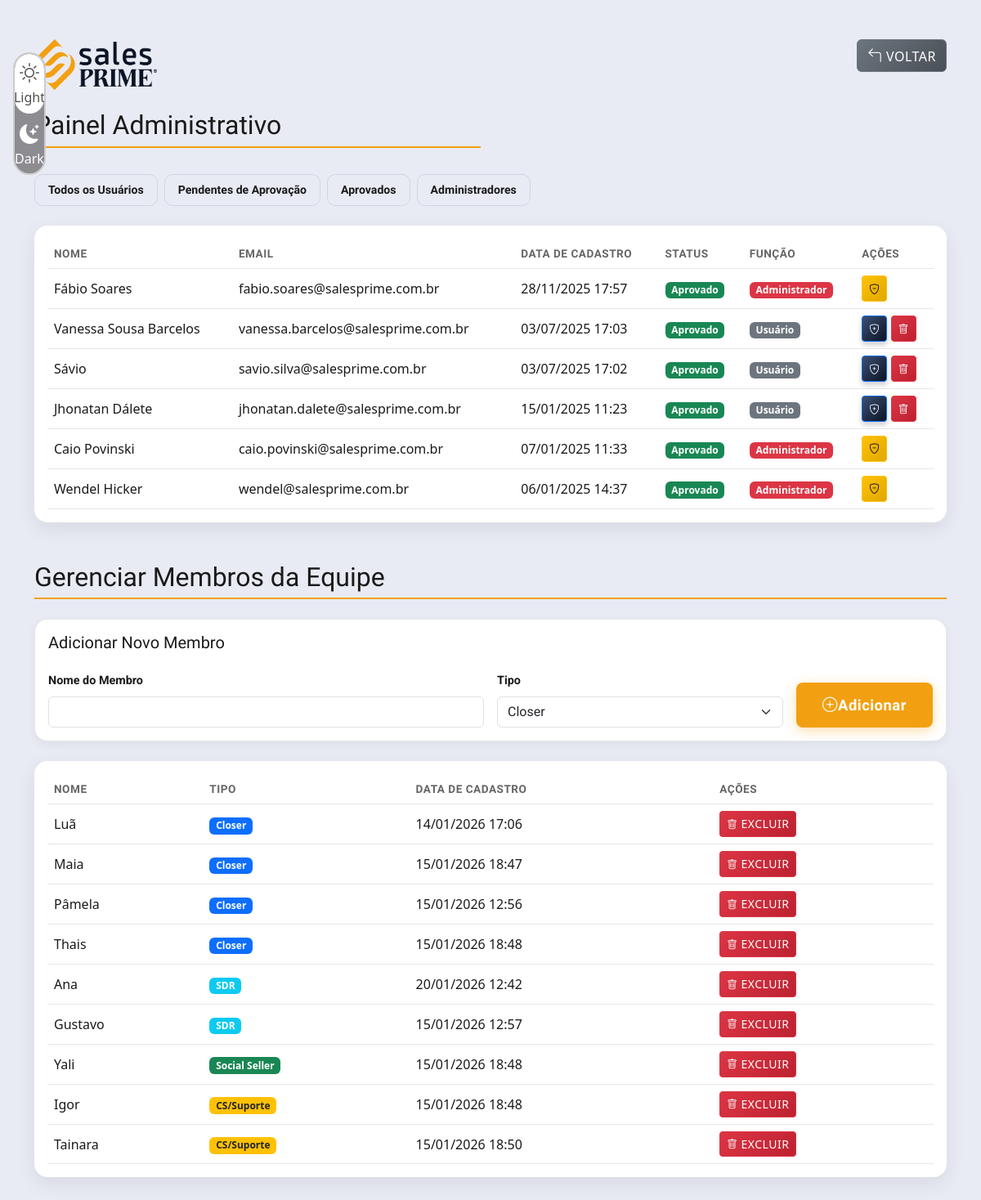
Screenshot of /admin.php (signed in) with the database file from the repository.
### tables this page shows
CREATE TABLE `users` (
  `id` int(11) NOT NULL,
  `name` varchar(255) NOT NULL,
  `email` varchar(255) NOT NULL,
  `password` varchar(255) NOT NULL,
  `created_at` timestamp NOT NULL DEFAULT CURRENT_TIMESTAMP,
  `is_approved` tinyint(1) DEFAULT '0',
  `is_admin` tinyint(1) DEFAULT '0',
  `status` enum('pendente','aprovado') DEFAULT 'pendente',
  `reset_token` varchar(255) DEFAULT NULL,
  `reset_expires_at` datetime DEFAULT NULL
);

CREATE TABLE `team_members` (
  `id` int(11) NOT NULL,
  `name` varchar(255) NOT NULL,
  `type` enum('Closer','SDR','SocialSeller','CS') NOT NULL,
  `created_at` timestamp NOT NULL DEFAULT CURRENT_TIMESTAMP
);

### admin.php (the view, shortened to what this page needs)
<?php
require 'includes/db.php';
$filter = isset($_GET['filter']) ? $_GET['filter'] : 'all';
switch ($filter) {
    default:
        $stmt = $pdo->query("SELECT id, name, email, created_at, is_approved, is_admin FROM users ORDER BY created_at DESC");
        break;
}
$users = $stmt->fetchAll(PDO::FETCH_ASSOC);
$teamMembersStmt = $pdo->query("SELECT id, name, type, created_at FROM team_members ORDER BY type, name");
$teamMembers = $teamMembersStmt->fetchAll(PDO::FETCH_ASSOC);
?>
<!DOCTYPE html>
<html lang="pt-BR">
<head>
    <link rel="stylesheet" href="assets/css/base.css">
    <link rel="stylesheet" href="assets/css/componentes.css">
    <link rel="stylesheet" href="assets/css/utm-btn.css">
    <link rel="stylesheet" href="assets/css/theme-antigravity.css">
    <link rel="stylesheet" href="assets/css/tema.css">
    <link rel="stylesheet" href="assets/css/responsivo.css">
    <link href="https://cdn.jsdelivr.net/npm/bootstrap@5.3.0/dist/css/bootstrap.min.css" rel="stylesheet">
    <link rel="stylesheet" href="https://cdn.jsdelivr.net/npm/bootstrap-icons@1.11.3/font/bootstrap-icons.min.css">
</head>
<body class="theme-sales-prime">
    <div class="p-3 fixed-top mt-5" style="width: 10%;">
        <div id="themeSwitch" class="theme-switch-container light-active">
            <div class="theme-switch-bg"></div>
            <div class="theme-switch-option light-option active">
                <i class="bi bi-sun"></i>
                <span>Light</span>
            </div>
            <div class="theme-switch-option dark-option">
                <i class="bi bi-moon-stars-fill"></i>
                <span>Dark</span>
            </div>
        </div>
    </div>
    <div class="container mt-5">
        <div class="row mb-4">
            <div class="col">
                <img src="assets/images/logo-light.png" alt="Logo" class="img-fluid d-none" id="logo-light"
                    style="max-width: 150px;">
                <h2 class="mt-4">Painel Administrativo</h2>
            </div>
            <div class="col text-end">
                <a href="index.php" class="btn btn-secondary"><i class="bi bi-arrow-90deg-left"></i> Voltar</a>
            </div>
        </div>
        <div class="mb-4">
            <div class="d-flex gap-2" role="group">
                <a href="?filter=all" class="ag-btn-outline <?= $filter === 'all' ? 'active' : '' ?>">
                    Todos os Usuários
                </a>
                <a href="?filter=pending" class="ag-btn-outline <?= $filter === 'pending' ? 'active' : '' ?>">
                    Pendentes de Aprovação
                </a>
                <a href="?filter=approved" class="ag-btn-outline <?= $filter === 'approved' ? 'active' : '' ?>">
                    Aprovados
                </a>
                <a href="?filter=admins" class="ag-btn-outline <?= $filter === 'admins' ? 'active' : '' ?>">
                    Administradores
                </a>
            </div>
        </div>
        <?php if (empty($users)): ?>
            <div class="alert alert-info">Não há usuários para exibir com o filtro selecionado.</div>
        <?php else: ?>
            <div class="ag-table-wrapper p-3">
                <div class="table-responsive">
                    <table class="table table-hover mb-0">
                        <thead>
                            <tr>
                                <th>Nome</th>
                                <th>Email</th>
                                <th>Data de Cadastro</th>
                                <th>Status</th>
                                <th>Função</th>
                                <th>Ações</th>
                            </tr>
                        </thead>
                        <tbody>
                            <?php foreach ($users as $user): ?>
                                <tr>
                                    <td><?= htmlspecialchars($user['name']) ?></td>
                                    <td><?= htmlspecialchars($user['email']) ?></td>
                                    <td><?= date('d/m/Y H:i', strtotime($user['created_at'])) ?></td>
                                    <td>
                                        <?php if ($user['is_approved']): ?>
                                            <span class="badge bg-success">Aprovado</span>
                                        <?php else: ?>
                                            <span class="badge bg-warning text-dark">Pendente</span>
                                        <?php endif; ?>
                                    </td>
                                    <td>
                                        <?php if ($user['is_admin']): ?>
                                            <span class="badge bg-danger">Administrador</span>
                                        <?php else: ?>
                                            <span class="badge bg-secondary">Usuário</span>
                                        <?php endif; ?>
                                    </td>
                                    <td>
                                        <div class="btn-group" role="group">
                                            <?php if (!$user['is_admin']): ?>
                                                <form method="POST" class="d-inline">
                                                    <button type="submit" name="make_admin" class="btn btn-primary btn-sm"
                                                        title="Promover a Administrador">
                                                        <i class="bi bi-shield-plus"></i>
                                                    </button>
                                                    <form method="POST" class="d-inline me-1">
                                                        <button type="submit" name="delete_user" class="btn btn-danger btn-sm"
                                                            title="Deletar"
                                                            onclick="return confirm('Tem certeza que deseja excluir este usuário?')">
                                                            <i class="bi bi-trash"></i>
                                                        </button>
                                                    </form>
                                                <?php else: ?>
                                                    <form method="POST" class="d-inline">
                                                        <button type="submit" name="remove_admin" class="btn btn-warning btn-sm"
                                                            title="Remover privilégios de Administrador">
                                                            <i class="bi bi-shield-minus"></i>
                                                        </button>
                                                    </form>
                                                <?php endif; ?>
                                        </div>
                                    </td>
                                </tr>
                            <?php endforeach; ?>
                        </tbody>
                    </table>
                </div>
            </div>
        <?php endif; ?>
        <h2 class="mt-5">Gerenciar Membros da Equipe</h2>
        <div class="ag-card my-4">
            <div class="card-header p-3">
                <h5>Adicionar Novo Membro</h5>
            </div>
            <div class="card-body px-3 pb-3">
                <form method="POST" class="row g-3">
                    <div class="col-md-6">
                        <label for="member_name" class="form-label">Nome do Membro</label>
                        <input type="text" class="form-control" id="member_name" name="member_name" required>
                    </div>
                    <div class="col-md-4">
                        <label for="member_type" class="form-label">Tipo</label>
                        <select class="form-select" id="member_type" name="member_type" required>
                            <option value="Closer">Closer</option>
                        </select>
                    </div>
                    <div class="col-md-2 d-flex align-items-end">
                        <button type="submit" name="add_team_member" class="ag-btn-accent w-100">
                            <i class="bi bi-plus-circle"></i> Adicionar
                        </button>
                    </div>
                </form>
            </div>
        </div>
        <div class="ag-table-wrapper p-3">
            <div class="table-responsive">
                <table class="table table-hover mb-0">
                    <thead>
                        <tr>
                            <th>Nome</th>
                            <th>Tipo</th>
                            <th>Data de Cadastro</th>
                            <th>Ações</th>
                        </tr>
                    </thead>
                    <tbody>
                        <?php if (empty($teamMembers)): ?>
                            <tr>
                                <td colspan="4" class="text-center">Nenhum membro cadastrado.</td>
                            </tr>
                        <?php else: ?>
                            <?php foreach ($teamMembers as $member): ?>
                                <tr>
                                    <td><?= htmlspecialchars($member['name']) ?></td>
                                    <td>
                                        <?php
                                        $typeLabels = [
                                            'Closer' => 'Closer',
                                            'SDR' => 'SDR',
                                            'SocialSeller' => 'Social Seller',
                                            'CS' => 'CS/Suporte'
                                        ];
                                        $badgeColors = [
                                            'Closer' => 'bg-primary',
                                            'SDR' => 'bg-info',
                                            'SocialSeller' => 'bg-success',
                                            'CS' => 'bg-warning text-dark'
                                        ];
                                        ?>
                                        <span class="badge <?= $badgeColors[$member['type']] ?>">
                                            <?= $typeLabels[$member['type']] ?>
                                        </span>
                                    </td>
                                    <td><?= date('d/m/Y H:i', strtotime($member['created_at'])) ?></td>
                                    <td>
                                        <form method="POST" class="d-inline">
                                            <button type="submit" name="delete_team_member" class="btn btn-danger btn-sm"
                                                onclick="return confirm('Tem certeza que deseja excluir este membro?')">
                                                <i class="bi bi-trash"></i> Excluir
                                            </button>
                                        </form>
                                    </td>
                                </tr>
                            <?php endforeach; ?>
                        <?php endif; ?>
                    </tbody>
                </table>
            </div>
        </div>
    </div>
</body>
</html>

### assets/css/base.css (style rules this page uses)
* { box-sizing: border-box; margin: 0; padding: 0; }
body { font-family: 'Roboto', sans-serif; font-size: 0.8rem; line-height: 1.6; color: #212529; background-color: #fff; }
h1, h2, h3, h4, h5, h6 { font-family: 'Roboto', sans-serif; font-weight: 900; margin-bottom: 1rem; line-height: 1.2; }
h2 { font-size: 2rem; border-bottom: 2px solid #F2A011; padding-bottom: 0.4rem; }
h5 { font-size: 1.25rem; color: #3D4F73; }
a { font-size: 0.8rem; overflow-wrap: break-word; word-wrap: break-word; -ms-word-break: break-all; word-break: break-all; word-break: break-word; -ms-hyphens: auto; -moz-hyphens: auto; -webkit-hyphens: auto; hyphens: auto; text-decoration: none; }
.container { width: 100%; padding-right: 15px; padding-left: 15px; margin-right: auto; margin-left: auto; }
h1, h2, h3, h4, h5, h6 { animation: fadeIn 0.5s ease-out; }

### assets/css/componentes.css (style rules this page uses)
.btn { font-family: 'Roboto', sans-serif; font-weight: 500; font-size: 0.9rem; padding: 0.5rem 1.5rem; border-radius: 8px; transition: all 0.3s cubic-bezier(0.4, 0, 0.2, 1); border: 2px solid transparent; text-transform: uppercase; letter-spacing: 0.5px; display: inline-flex; align-items: center; justify-content: center; gap: 0.5rem; cursor: pointer; text-decoration: none; }
.btn-primary { background: linear-gradient(135deg, #3D4F73 0%, #0B1426 100%); border-color: #F2A011; color: white; box-shadow: 0 4px 6px rgba(13, 20, 36, 0.2); }
.btn-secondary { background: linear-gradient(135deg, #6c757d 0%, #495057 100%); border-color: #adb5bd; color: white; }
.btn-danger { background: linear-gradient(135deg, #dc3545 0%, #bd2130 100%); border-color: #e4606d; color: white; }
.btn-warning { background: linear-gradient(135deg, #ffc107 0%, #e0a800 100%); border-color: #ffd351; color: #212529; }
.btn-sm { padding: 0.25rem 1rem; font-size: 0.8rem; border-radius: 6px; }
.btn i { font-size: 1.1em; }
.btn-sm i { font-size: 0.9em; }
.form-control { font-family: 'Roboto', sans-serif; font-size: 0.9rem; padding: 0.75rem 1rem; border-radius: 8px; border: 2px solid #dee2e6; transition: all 0.3s cubic-bezier(0.4, 0, 0.2, 1); background-color: white; color: #212529; }
.form-control::placeholder { color: #6c757d; font-weight: 300; }
.form-select { font-family: 'Roboto', sans-serif; font-size: 0.9rem; padding: 0.75rem 1rem; border-radius: 8px; border: 2px solid #dee2e6; background-color: white; color: #212529; transition: all 0.3s ease; }
.form-label { font-family: 'Roboto', sans-serif; font-weight: 700; font-size: 0.9rem; margin-bottom: 0.5rem; display: block; }
.theme-switch-container { display: flex; flex-direction: column; background-color: #8c8c91; border-radius: 30px; border: 2px solid #ccc; padding: 10px; width: 40px; height: 150px; position: relative; overflow: hidden; text-align: center; }
.theme-switch-bg { position: absolute; top: 0; left: 0; width: 100%; height: 50%; background-color: #fff; border-radius: 30px; transform: translateY(0); transition: transform 0.4s ease-in-out; z-index: 0; }
.theme-switch-option { display: flex; flex-direction: column; align-items: center; justify-content: center; color: #ffffff; padding: 0px 0; border-radius: 20px; cursor: pointer; z-index: 1; }
.light-option { color: #cfcfcf; margin-top: -5px; }
.dark-option { color: #ffffff; padding: 15px 0 0 0; }
.theme-switch-option i { font-size: 1.5rem; }
.theme-switch-option.active { color: #524e4e; }
.theme-switch-container.light-active .theme-switch-bg { transform: translateY(0); }
.btn-group .btn { flex: 1; white-space: nowrap; overflow: hidden; text-overflow: ellipsis; }

### assets/css/tema.css (style rules this page uses)
:root { --primary-color: #3D4F73; --secondary-color: #0B1426; --accent-color: #F2A011; --background-color: #fff; --text-color: #212529; --border-color: #dee2e6; --input-background: white; --input-text: #212529; --placeholder-color: #6c757d; }
body { background-color: var(--background-color); color: var(--text-color); }

### rows the page displays
users: name "Fábio Soares", email "fabio.soares@salesprime.com.br", created_at "28/11/2025 17:57", is_approved "Aprovado", is_admin "Administrador"
users: name "Vanessa Sousa Barcelos", email "vanessa.barcelos@salesprime.com.br", created_at "03/07/2025 17:03", is_approved "Aprovado", is_admin "Usuário"
users: name "Sávio", email "savio.silva@salesprime.com.br", created_at "03/07/2025 17:02", is_approved "Aprovado", is_admin "Usuário"
users: name "Jhonatan Dálete", email "jhonatan.dalete@salesprime.com.br", created_at "15/01/2025 11:23", is_approved "Aprovado", is_admin "Usuário"
users: name "Caio Povinski", email "caio.povinski@salesprime.com.br", created_at "07/01/2025 11:33", is_approved "Aprovado", is_admin "Administrador"
users: name "Wendel Hicker", email "wendel@salesprime.com.br", created_at "06/01/2025 14:37", is_approved "Aprovado", is_admin "Administrador"
team_members: name "Luã", type "Closer", created_at "14/01/2026 17:06"
team_members: name "Maia", type "Closer", created_at "15/01/2026 18:47"
team_members: name "Pâmela", type "Closer", created_at "15/01/2026 12:56"
team_members: name "Thais", type "Closer", created_at "15/01/2026 18:48"
team_members: name "Ana", type "SDR", created_at "20/01/2026 12:42"
team_members: name "Gustavo", type "SDR", created_at "15/01/2026 12:57"
team_members: name "Yali", type "Social Seller", created_at "15/01/2026 18:48"
team_members: name "Igor", type "CS/Suporte", created_at "15/01/2026 18:48"
team_members: name "Tainara", type "CS/Suporte", created_at "15/01/2026 18:50"
